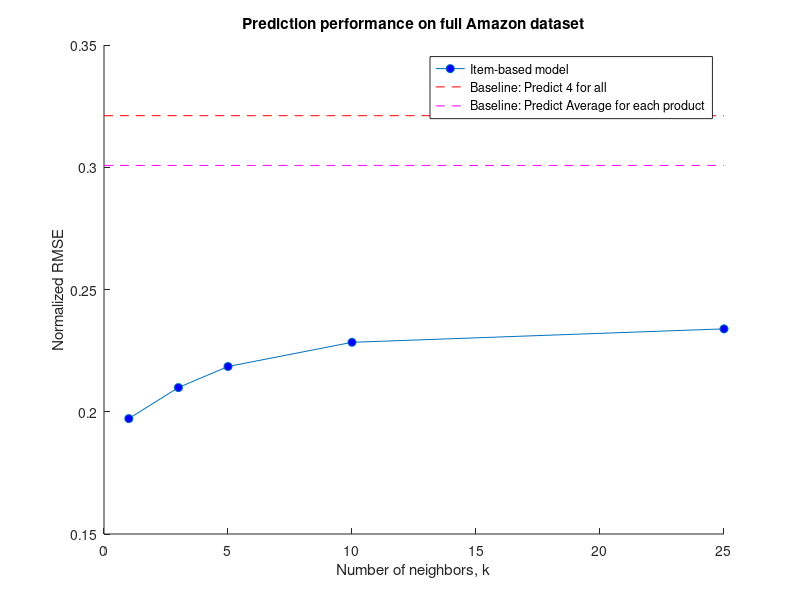
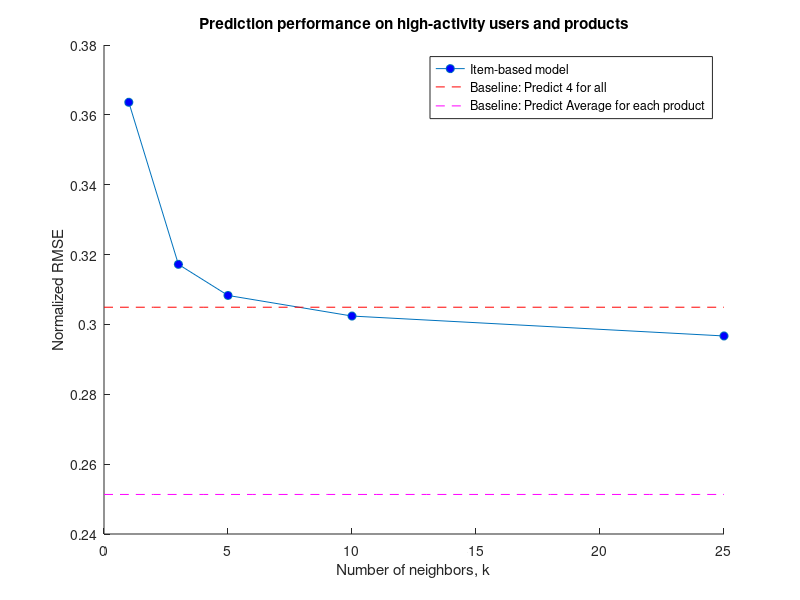

The MATLAB source for these figures, in order:
k = [1, 3, 5, 10, 25];
x = 0:k(end);

%% Full set
err_nbr = [0.1972, 0.2099, 0.2185, 0.2284, 0.2339];

figure; hold on;
plot(k, err_nbr, 'o-', 'markerfacecolor', 'b');
plot(x, 0.3210925*ones(size(x)), 'r--'); % predict 4
plot(x, 0.30075*ones(size(x)), 'm--'); % predict average

title('Prediction performance on full Amazon dataset')
xlabel('Number of neighbors, k');
ylabel('Normalized RMSE');
legend('Item-based model', 'Baseline: Predict 4 for all',...
    'Baseline: Predict Average for each product')
hold off;

%% Pruned set
err_nbr_pruned = [0.3636, 0.3172, 0.3083, 0.3024, 0.2967];

figure; hold on;
plot(k, err_nbr_pruned, 'o-', 'markerfacecolor', 'b');
plot(x, 0.3049275*ones(size(x)), 'r--');
plot(x, 0.251325*ones(size(x)), 'm--');

title('Prediction performance on high-activity users and products');
xlabel('Number of neighbors, k'); % predict 4
ylabel('Normalized RMSE'); % predict average

legend('Item-based model', 'Baseline: Predict 4 for all',...
    'Baseline: Predict Average for each product')